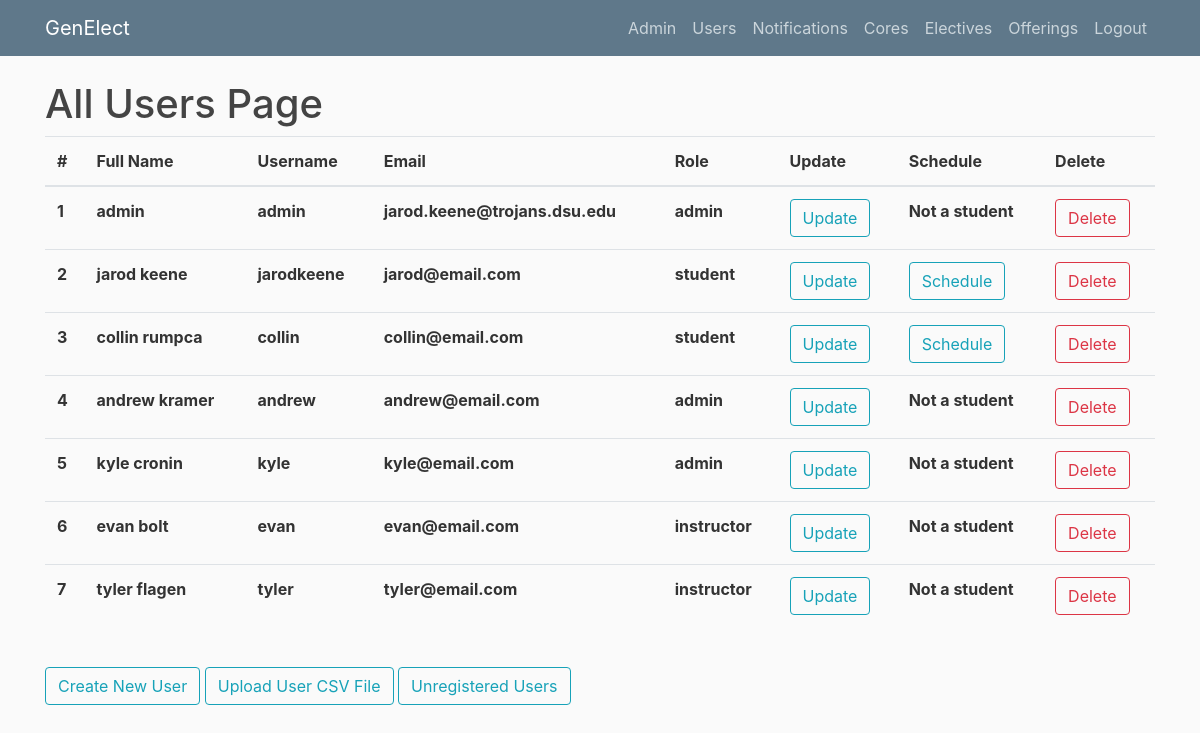
/allusers (signed in), run on an earlier commit of the app's database.
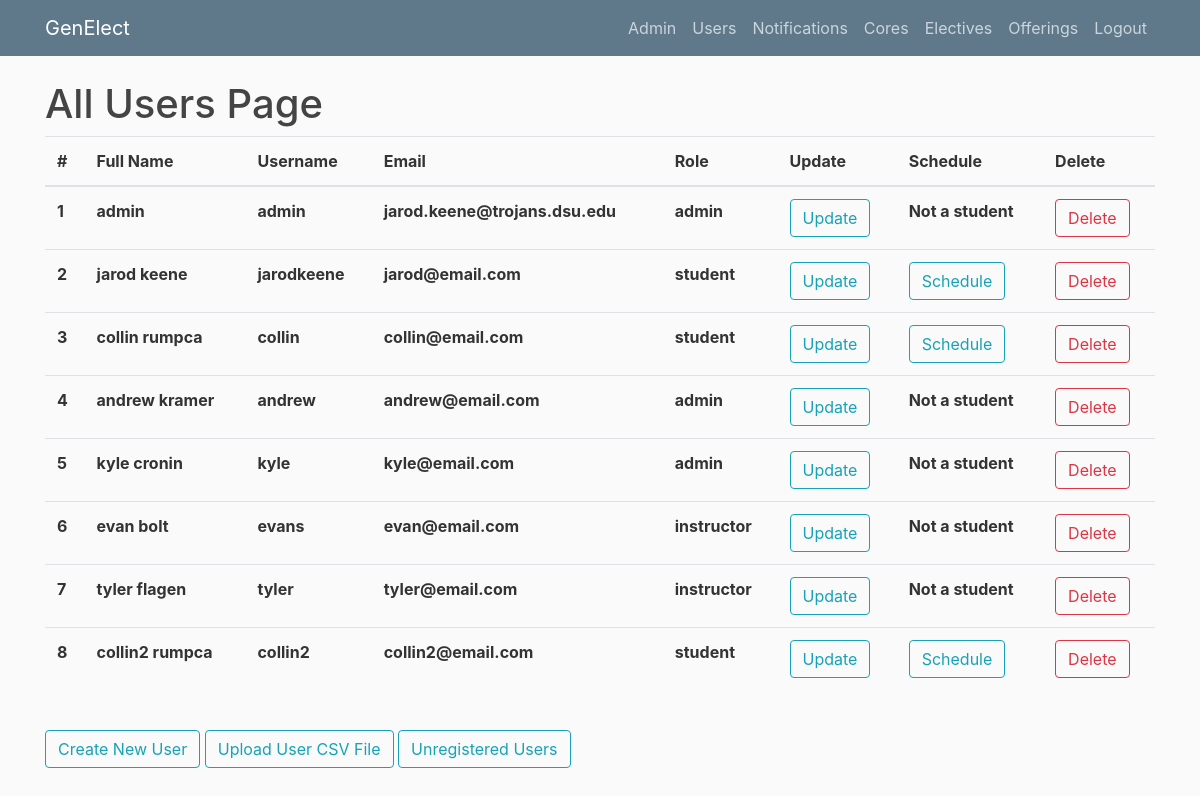
And on a later commit of the database.
### genElect/models.py (models this page shows)
class Base(db.Model):
    __abstract__ = True
    id = db.Column(db.Integer, primary_key=True, autoincrement=True)
    date_created = db.Column(db.DateTime, default=db.func.current_timestamp())
    date_modified = db.Column(db.DateTime, default=db.func.current_timestamp(),
            onupdate=db.func.current_timestamp())

class Users(Base, UserMixin):
    __tablename__ = 'users'
    username = db.Column(db.String(100), unique=True)
    full_name = db.Column(db.String(100))
    email = db.Column(db.String(100))
    role = db.Column(db.String(32), nullable=False)
    password = db.Column(db.String(128))
    registrations = db.relationship('Registrations', backref='user', lazy=True)
    core_registrations = db.relationship('CoreRegistrations', backref='user', lazy=True)
    completed_electives = db.relationship('Completions', backref='user', lazy=True)

### genElect/__init__.py (the view)
@app.route("/allusers")
def allusers():
    if current_user.is_authenticated and current_user.role == "admin":
        users = Users.query.all()
        return render_template('allusers.html', users=users)
    else:
        return render_template('denied.html')

### genElect/__init__.py (called while the page is built)
@login_manager.user_loader
def load_user(user_id):
    return Users.query.get(int(user_id))

### genElect/templates/allusers.html
{% extends "layout.html" %}
{% block content %}
    <h1>All Users Page</h1>
	<table class="table">
	  <thead>
	    <tr>
	      <th scope="col">#</th>
	      <th scope="col">Full Name</th>
	      <th scope="col">Username</th>
	      <th scope="col">Email</th>
	      <th scope="col">Role</th>
	      <th scope="col">Update</th>
	      <th scope="col">Schedule</th>
	      <th scope="col">Delete</th>
	    </tr>
	  </thead>
	  <tbody>
	  	{% for user in users %}
	    <tr>
	      <th scope="row">{{user.id}}</th>
	      <th scope="row">{{user.full_name}}</th>
	      <th scope="row">{{user.username}}</th>
	      <th scope="row">{{user.email}}</th>
	      <th scope="row">{{user.role}}</th>
	      <th scope="row"><button type="button" onclick="window.location.href = '/edituser/{{user.id}}'" class="btn btn-outline-info">Update</button></th>
	      {% if user.role == 'student' %}
	      	<th scope="row"><button type="button" onclick="window.location.href = '/schedule?user_id={{user.id}}'" class="btn btn-outline-info">Schedule</button></th>
	      {% else %}
	      	<th scope="row">Not a student</th>
	      {% endif %}
	      <th scope="row"><button type="button" onclick="window.location.href = '/deleteuser/{{user.id}}'" class="btn btn-outline-danger">Delete</button></th>
	    </tr>
	    {% endfor %}
	  </tbody>
	</table>
    <br><button type="button" onclick="window.location.href = '/createuser'" class="btn btn-outline-info">Create New User</button>
    <button type="button" onclick="window.location.href = '/uploadusers'" class="btn btn-outline-info">Upload User CSV File</button>
    <button type="button" onclick="window.location.href = '/notregistered'" class="btn btn-outline-info">Unregistered Users</button>
{% endblock content %}

What changed in the data, as far as the page shows it:
changed Users "evan bolt": username "evan" → "evans"
added Users: id "8", full_name "collin2 rumpca", username "collin2", email "collin2@email.com", role "student"
